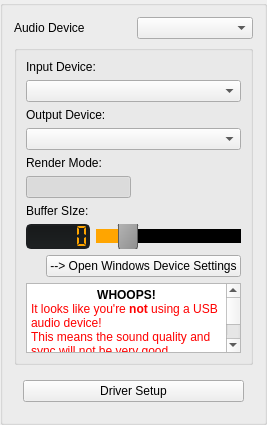
                 <widget class="QGroupBox" name="audioDeviceSelectorBox">
                  <property name="title">
                   <string/>
                  </property>
                  <layout class="QVBoxLayout" name="verticalLayout_30">
                   <item>
                    <layout class="QHBoxLayout" name="horizontalLayout_11">
                     <item>
                      <widget class="QLabel" name="lblSoundcardDevice">
                       <property name="text">
                        <string>Audio Device</string>
                       </property>
                      </widget>
                     </item>
                     <item>
                      <widget class="QComboBox" name="cbxSoundcard">
                       <property name="sizePolicy">
                        <sizepolicy hsizetype="Preferred" vsizetype="Fixed">
                         <horstretch>0</horstretch>
                         <verstretch>0</verstretch>
                        </sizepolicy>
                       </property>
                       <property name="minimumSize">
                        <size>
                         <width>0</width>
                         <height>0</height>
                        </size>
                       </property>
                       <property name="currentIndex">
                        <number>-1</number>
                       </property>
                      </widget>
                     </item>
                    </layout>
                   </item>
                   <item>
                    <widget class="QGroupBox" name="kdAsioGroupBox">
                     <layout class="QVBoxLayout" name="kdAsioConfigLayout">
                      <item>
                       <widget class="QLabel" name="label_12">
                        <property name="text">
                         <string>Input Device:</string>
                        </property>
                       </widget>
                      </item>
                      <item>
                       <widget class="QComboBox" name="inputDeviceBox"/>
                      </item>
                      <item>
                       <widget class="QLabel" name="label_14">
                        <property name="text">
                         <string>Output Device:</string>
                        </property>
                       </widget>
                      </item>
                      <item>
                       <widget class="QComboBox" name="outputDeviceBox"/>
                      </item>
                      <item>
                       <widget class="QLabel" name="label_15">
                        <property name="text">
                         <string>Render Mode:</string>
                        </property>
                       </widget>
                      </item>
                      <item>
                       <layout class="QHBoxLayout" name="horizontalLayout_10">
                        <item>
                         <widget class="QPushButton" name="sharedPushButton">
                          <property name="sizePolicy">
                           <sizepolicy hsizetype="Preferred" vsizetype="Fixed">
                            <horstretch>0</horstretch>
                            <verstretch>0</verstretch>
                           </sizepolicy>
                          </property>
                          <property name="text">
                           <string/>
                          </property>
                          <property name="icon">
                           <iconset resource="resources.qrc">
                            <normaloff>:/png/main/res/SHARED OFF BTN.png</normaloff>
                            <normalon>:/png/main/res/SHARED ON BTN.png</normalon>:/png/main/res/SHARED OFF BTN.png</iconset>
                          </property>
                          <property name="iconSize">
                           <size>
                            <width>130</width>
                            <height>37</height>
                           </size>
                          </property>
                          <property name="checkable">
                           <bool>true</bool>
                          </property>
                          <property name="checked">
                           <bool>true</bool>
                          </property>
                          <property name="autoDefault">
                           <bool>true</bool>
                          </property>
                          <property name="default">
                           <bool>false</bool>
                          </property>
                          <property name="flat">
                           <bool>true</bool>
                          </property>
                          <attribute name="buttonGroup">
                           <string notr="true">buttonGroup</string>
                          </attribute>
                         </widget>
                        </item>
                        <item>
                         <widget class="QPushButton" name="exclusivePushButton">
                          <property name="sizePolicy">
                           <sizepolicy hsizetype="Preferred" vsizetype="Fixed">
                            <horstretch>0</horstretch>
                            <verstretch>0</verstretch>
                           </sizepolicy>
                          </property>
                          <property name="text">
                           <string/>
                          </property>
                          <property name="icon">
                           <iconset resource="resources.qrc">
                            <normaloff>:/png/main/res/EXCLUSIVE OFF BTN.png</normaloff>
                            <normalon>:/png/main/res/EXCLUSIVE ON BTN.png</normalon>
                            <activeoff>:/png/main/res/EXCLUSIVE OFF BTN.png</activeoff>:/png/main/res/EXCLUSIVE OFF BTN.png</iconset>
                          </property>
                          <property name="iconSize">
                           <size>
                            <width>134</width>
                            <height>37</height>
                           </size>
                          </property>
                          <property name="shortcut">
                           <string>Ctrl+Tab</string>
                          </property>
                          <property name="checkable">
                           <bool>true</bool>
                          </property>
                          <property name="checked">
                           <bool>false</bool>
                          </property>
                          <property name="autoDefault">
                           <bool>false</bool>
                          </property>
                          <property name="default">
                           <bool>false</bool>
                          </property>
                          <property name="flat">
                           <bool>true</bool>
                          </property>
                          <attribute name="buttonGroup">
                           <string notr="true">buttonGroup</string>
                          </attribute>
                         </widget>
                        </item>
                       </layout>
                      </item>
                      <item>
                       <widget class="QLabel" name="label_16">
                        <property name="text">
                         <string>Buffer SIze:</string>
                        </property>
                       </widget>
                      </item>
                      <item>
                       <layout class="QHBoxLayout" name="horizontalLayout_16">
                        <item>
                         <widget class="QLCDNumber" name="bufferSizeDisplay">
                          <property name="styleSheet">
                           <string notr="true">QLCDNumber{
  background-color: qlineargradient(x1:0, y1:0, x2:0, y2:1, stop:0 #17191A, stop:1 #1E2122);
  border: 2px solid #1d1f21;
  border-width: 2px;
  border-radius: 5px;
  color: orange;
}</string>
                          </property>
                          <property name="frameShape">
                           <enum>QFrame::StyledPanel</enum>
                          </property>
                          <property name="frameShadow">
                           <enum>QFrame::Plain</enum>
                          </property>
                          <property name="segmentStyle">
                           <enum>QLCDNumber::Flat</enum>
                          </property>
                         </widget>
                        </item>
                        <item>
                         <widget class="QSlider" name="bufferSizeSlider">
                          <property name="styleSheet">
                           <string notr="true">QSlider::groove:horizontal {
    border: 1px solid #999999;
    height: 8px; /* the groove expands to the size of the slider by default. by giving it a height, it has a fixed size */
    background: qlineargradient(x1:0, y1:0, x2:0, y2:1, stop:0 #B1B1B1, stop:1 #c4c4c4);
    margin: 2px 0;
}

QSlider::handle:horizontal {
    background: qlineargradient(x1:0, y1:0, x2:1, y2:1, stop:0 #b4b4b4, stop:1 #8f8f8f);
    border: 1px solid #5c5c5c;
    width: 18px;
    margin: -10px 0; /* handle is placed by default on the contents rect of the groove. Expand outside the groove */
    border-radius: 3px;
}

QSlider::add-page:horizontal {
    background: black;
}

QSlider::sub-page:horizontal {
    background: orange;
}</string>
                          </property>
                          <property name="maximum">
                           <number>6</number>
                          </property>
                          <property name="pageStep">
                           <number>1</number>
                          </property>
                          <property name="value">
                           <number>1</number>
                          </property>
                          <property name="sliderPosition">
                           <number>1</number>
                          </property>
                          <property name="orientation">
                           <enum>Qt::Horizontal</enum>
                          </property>
                          <property name="invertedAppearance">
                           <bool>false</bool>
                          </property>
                          <property name="invertedControls">
                           <bool>false</bool>
                          </property>
                          <property name="tickPosition">
                           <enum>QSlider::TicksBothSides</enum>
                          </property>
                          <property name="tickInterval">
                           <number>6</number>
                          </property>
                         </widget>
                        </item>
                       </layout>
                      </item>
                      <item>
                       <layout class="QHBoxLayout" name="horizontalLayout_24">
                        <item>
                         <spacer name="horizontalSpacer_18">
                          <property name="orientation">
                           <enum>Qt::Horizontal</enum>
                          </property>
                          <property name="sizeHint" stdset="0">
                           <size>
                            <width>20</width>
                            <height>5</height>
                           </size>
                          </property>
                         </spacer>
                        </item>
                        <item>
                         <widget class="QPushButton" name="winCtrlPanelButton">
                          <property name="text">
                           <string>--&gt; Open Windows Device Settings</string>
                          </property>
                          <property name="iconSize">
                           <size>
                            <width>50</width>
                            <height>21</height>
                           </size>
                          </property>
                          <property name="default">
                           <bool>false</bool>
                          </property>
                          <property name="flat">
                           <bool>false</bool>
                          </property>
                         </widget>
                        </item>
                       </layout>
                      </item>
                      <item>
                       <widget class="QTextBrowser" name="koordASIOWarningBox">
                        <property name="enabled">
                         <bool>true</bool>
                        </property>
                        <property name="sizePolicy">
                         <sizepolicy hsizetype="Expanding" vsizetype="Preferred">
                          <horstretch>0</horstretch>
                          <verstretch>0</verstretch>
                         </sizepolicy>
                        </property>
                        <property name="minimumSize">
                         <size>
                          <width>0</width>
                          <height>0</height>
                         </size>
                        </property>
                        <property name="maximumSize">
                         <size>
                          <width>16777215</width>
                          <height>16777215</height>
                         </size>
                        </property>
                        <property name="frameShape">
                         <enum>QFrame::StyledPanel</enum>
                        </property>
                        <property name="frameShadow">
                         <enum>QFrame::Sunken</enum>
                        </property>
                        <property name="verticalScrollBarPolicy">
                         <enum>Qt::ScrollBarAsNeeded</enum>
                        </property>
                        <property name="horizontalScrollBarPolicy">
                         <enum>Qt::ScrollBarAlwaysOff</enum>
                        </property>
                        <property name="sizeAdjustPolicy">
                         <enum>QAbstractScrollArea::AdjustToContents</enum>
                        </property>
                        <property name="html">
                         <string>&lt;!DOCTYPE HTML PUBLIC &quot;-//W3C//DTD HTML 4.0//EN&quot; &quot;http://www.w3.org/TR/REC-html40/strict.dtd&quot;&gt;
&lt;html&gt;&lt;head&gt;&lt;meta name=&quot;qrichtext&quot; content=&quot;1&quot; /&gt;&lt;meta charset=&quot;utf-8&quot; /&gt;&lt;style type=&quot;text/css&quot;&gt;
p, li { white-space: pre-wrap; }
hr { height: 1px; border-width: 0; }
li.unchecked::marker { content: &quot;\2610&quot;; }
li.checked::marker { content: &quot;\2612&quot;; }
&lt;/style&gt;&lt;/head&gt;&lt;body style=&quot; font-family:'Segoe UI'; font-size:9pt; font-weight:400; font-style:normal;&quot;&gt;
&lt;p align=&quot;center&quot; style=&quot; margin-top:0px; margin-bottom:0px; margin-left:0px; margin-right:0px; -qt-block-indent:0; text-indent:0px;&quot;&gt;&lt;span style=&quot; font-weight:700;&quot;&gt;WHOOPS!&lt;/span&gt;&lt;/p&gt;
&lt;p style=&quot; margin-top:0px; margin-bottom:0px; margin-left:0px; margin-right:0px; -qt-block-indent:0; text-indent:0px;&quot;&gt;&lt;span style=&quot; color:#ff0000;&quot;&gt;It looks like you're &lt;/span&gt;&lt;span style=&quot; font-weight:700; color:#ff0000;&quot;&gt;not &lt;/span&gt;&lt;span style=&quot; color:#ff0000;&quot;&gt;using a USB audio device!&lt;/span&gt;&lt;/p&gt;
&lt;p style=&quot; margin-top:0px; margin-bottom:0px; margin-left:0px; margin-right:0px; -qt-block-indent:0; text-indent:0px;&quot;&gt;&lt;span style=&quot; color:#ff0000;&quot;&gt;This means the sound quality and sync will not be very good.&lt;/span&gt;&lt;/p&gt;
&lt;p style=&quot;-qt-paragraph-type:empty; margin-top:0px; margin-bottom:0px; margin-left:0px; margin-right:0px; -qt-block-indent:0; text-indent:0px; color:#ff0000;&quot;&gt;&lt;br /&gt;&lt;/p&gt;
&lt;p align=&quot;center&quot; style=&quot; margin-top:0px; margin-bottom:0px; margin-left:0px; margin-right:0px; -qt-block-indent:0; text-indent:0px;&quot;&gt;&lt;span style=&quot; font-weight:700; color:#ffffff;&quot;&gt;HOW TO FIX:&lt;/span&gt;&lt;/p&gt;
&lt;p style=&quot; margin-top:0px; margin-bottom:0px; margin-left:0px; margin-right:0px; -qt-block-indent:0; text-indent:0px;&quot;&gt;&lt;span style=&quot; color:#ff0000;&quot;&gt;Select a USB device for your input and output. If you don't have a USB audio device yet, check out the FAQ here for suggestions for all budgets: &lt;/span&gt;&lt;a href=&quot;https://koord.live/faq#windowsaudio&quot;&gt;&lt;span style=&quot; font-weight:700; text-decoration: underline; color:#007af4;&quot;&gt;Koord FAQ - Windows Audio&lt;/span&gt;&lt;/a&gt;&lt;/p&gt;&lt;/body&gt;&lt;/html&gt;</string>
                        </property>
                        <property name="openExternalLinks">
                         <bool>true</bool>
                        </property>
                       </widget>
                      </item>
                     </layout>
                    </widget>
                   </item>
                   <item>
                    <widget class="QWidget" name="driverSetupWidget" native="true">
                     <layout class="QHBoxLayout" name="driverSetupLayout">
                      <item>
                       <widget class="QPushButton" name="butDriverSetup">
                        <property name="sizePolicy">
                         <sizepolicy hsizetype="Preferred" vsizetype="Fixed">
                          <horstretch>0</horstretch>
                          <verstretch>0</verstretch>
                         </sizepolicy>
                        </property>
                        <property name="text">
                         <string>Driver Setup</string>
                        </property>
                        <property name="autoDefault">
                         <bool>false</bool>
                        </property>
                       </widget>
                      </item>
                     </layout>
                    </widget>
                   </item>
                  </layout>
                 </widget>
